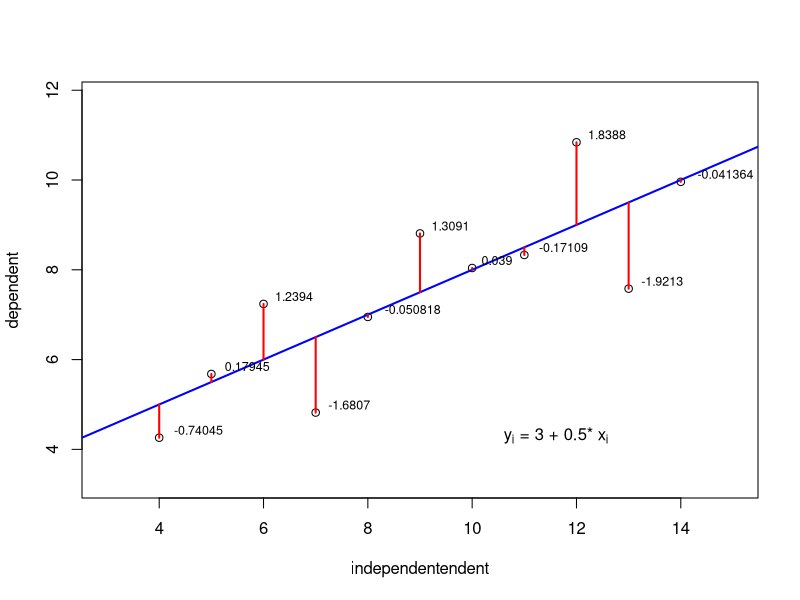

The R script that drew this image:
# Unit 05 Linear Regression Illustration
# Data Analysis (T. Nauss, C. Reudenbach)
# Images for slides
# 
# The code used for this visualization has been posted by Todos Logos on 
# Rbloggers
# https://www.r-bloggers.com/how-to-plot-points-regression-line-and-residuals/

library(calibrate)

independentendent <- anscombe$x1
dependent <- anscombe$y1

lmod <- lm(dependent ~ independentendent)

png("linear_regression.png", width = 960, height = 960, pointsize = 24)

plot(independentendent, dependent, xlim=c(min(independentendent)-1, max(independentendent)+1), ylim=c(min(dependent)-1, max(dependent)+1))
abline(lmod, lwd=2, col = "blue")

res <- signif(residuals(lmod), 5)
pre <- predict(lmod) 
segments(independentendent, dependent, independentendent, pre, col="red", lwd = 2)

textxy(independentendent, dependent, res, cex=0.75)
textxy(10, 4, 
       bquote(paste("y"["i"], " = ", .(round(lmod$coefficients[1], 3)), 
                    " + ", .(round(lmod$coefficients[2], 3)), "* x"["i"])),
       cex=1)

# dev.copy(jpeg, file.path(dirname(rstudioapi::getActiveDocumentContext()$path),
#                          "linear_regression.jpg"), quality = 100)
dev.off()
